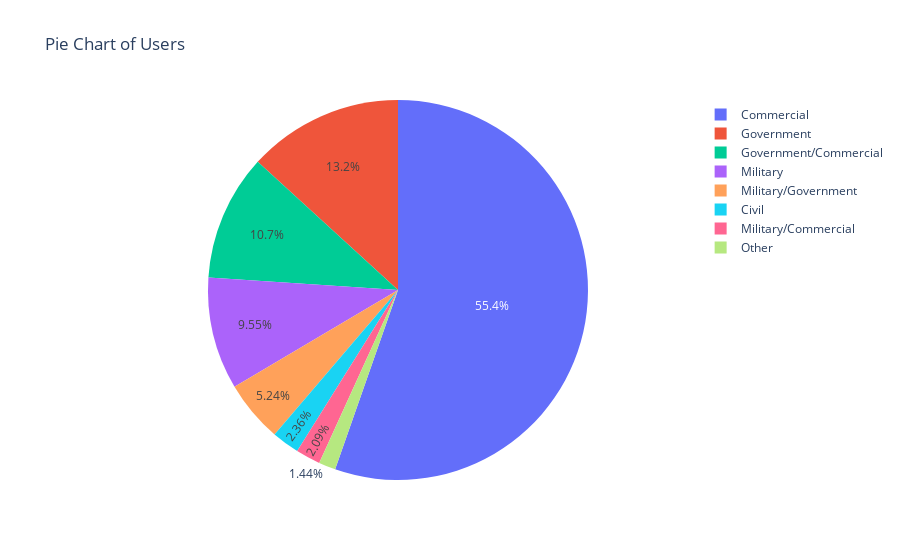
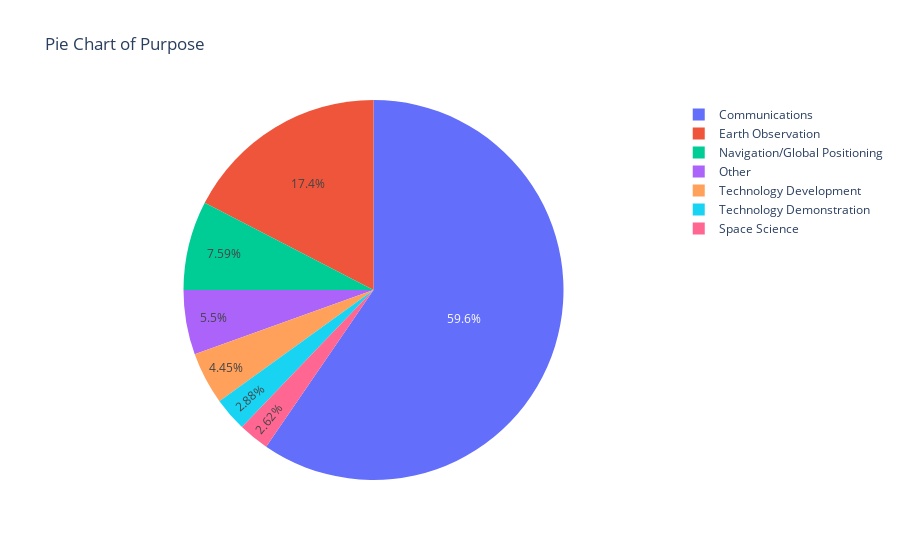

Notebook source saved alongside these figures, in order:
### Code cell
import plotly.express as px

# Group and count the occurrences of 'Users'
user_pie_data = df_clean['Users'].value_counts().reset_index()
user_pie_data.columns = ['Users', 'Count']

# Calculate the threshold for 2% of the total
user_threshold = 0.02 * user_pie_data['Count'].sum()

# Group together users with less than 2% of the total
user_pie_data['Users'] = user_pie_data['Users'].where(user_pie_data['Count'] >= user_threshold, 'Other')

# Aggregate the counts for the grouped data
user_pie_data = user_pie_data.groupby('Users').sum().reset_index()

# Generate the pie chart for Users
fig_user = px.pie(
    user_pie_data,
    names='Users',
    values='Count',
    title='Pie Chart of Users'
)

# Show the plot for Users
fig_user.show()

# Group and count the occurrences of 'Purpose'
purpose_pie_data = df_clean['Purpose'].value_counts().reset_index()
purpose_pie_data.columns = ['Purpose', 'Count']

# Calculate the threshold for 2% of the total
purpose_threshold = 0.02 * purpose_pie_data['Count'].sum()

# Group together purposes with less than 2% of the total
purpose_pie_data['Purpose'] = purpose_pie_data['Purpose'].where(purpose_pie_data['Count'] >= purpose_threshold, 'Other')

# Aggregate the counts for the grouped data
purpose_pie_data = purpose_pie_data.groupby('Purpose').sum().reset_index()

# Generate the pie chart for Purpose
fig_purpose = px.pie(
    purpose_pie_data,
    names='Purpose',
    values='Count',
    title='Pie Chart of Purpose'
)

# Show the plot for Purpose
fig_purpose.show()

### Figure 1 — Plotly figure (JSON) as saved in the notebook; plotly's stock layout.template omitted (floating-point values rounded to 4 significant figures)
{"data": [{"domain": {"x": [0, 1], "y": [0, 1]}, "hovertemplate": "Users=%{label}<br>Count=%{value}<extra></extra>", "labels": ["Civil", "Commercial", "Government", "Government/Commercial", "Military", "Military/Commercial", "Military/Government", "Other"], "legendgroup": "", "name": "", "showlegend": true, "type": "pie", "values": [18, 423, 101, 82, 73, 16, 40, 11]}], "layout": {"legend": {"tracegroupgap": 0}, "title": {"text": "Pie Chart of Users"}}}

### Figure 2 — Plotly figure (JSON) as saved in the notebook; plotly's stock layout.template omitted (floating-point values rounded to 4 significant figures)
{"data": [{"domain": {"x": [0, 1], "y": [0, 1]}, "hovertemplate": "Purpose=%{label}<br>Count=%{value}<extra></extra>", "labels": ["Communications", "Earth Observation", "Navigation/Global Positioning", "Other", "Space Science", "Technology Demonstration", "Technology Development"], "legendgroup": "", "name": "", "showlegend": true, "type": "pie", "values": [455, 133, 58, 42, 20, 22, 34]}], "layout": {"legend": {"tracegroupgap": 0}, "title": {"text": "Pie Chart of Purpose"}}}
